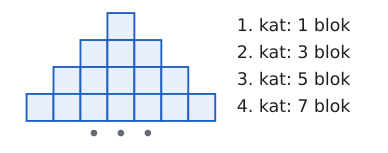

Reproduce this figure in Python.
import sys; sys.path.insert(0, "tools")
from cizim import *

# Kule: en üst katta 1 blok, her alt kat 2 blok fazla. İlk dört kat çizilir, altı noktalarla devam eder.
fig, ax = sekil(5, 3.2)
ax.axis("off"); ax.set_aspect("equal")
for kat, adet in enumerate([1, 3, 5, 7]):
    y = 3 - kat
    for i in range(adet):
        x = -adet / 2 + i
        ax.add_patch(patches.Rectangle((x, y), 1, 1, facecolor=MAVI_ACIK, edgecolor=MAVI, lw=1.4))
    ax.text(4.3, y + 0.5, f"{kat + 1}. kat: {adet} blok", ha="left", va="center", fontsize=13, color=YAZI)
for x in (-1, 0, 1):
    ax.plot(x, -0.45, "o", color=SOLUK, markersize=4)
ax.set_xlim(-4.2, 9.6); ax.set_ylim(-0.9, 4.2)
kaydet(fig, __file__)
